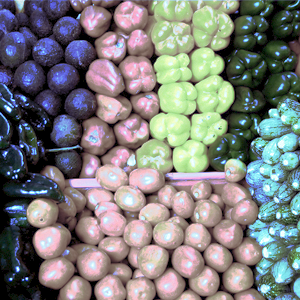
#> input picture imgs_read/0.bmp, 300 x 300 px
$ python -i fuzzy.py   (imports and definitions only)   (Python 2 division)
#> lines starting #> are read from the running program, lines starting #| are printed output that depends on the picture
#
#  fuzzy.py
#
#
#  Created by Jinmi Lee on 5/7/08.
#  Copyright (c) 2008 __MyCompanyName__. All rights reserved.
#

# Biblioteca para manipulacao de imagens.
import Image
# Biblioteca para manipulacao de matrizes.
import numpy
# Biblioteca para multiplicacao de matrizes.
from numpy.oldnumeric import matrixmultiply

# equalize
import ImageOps
import operator

import lmsrgb

class Fuzzy:
	""" Implementa tudo relacionado a fuzzy """

	debug = False
	x1 = 0
	x2 = 0
	cb = None

	def __init__(self, debug=False, protan=0, deutan=0, daltonico=0, normalidade=0):
		self.debug = debug

		if debug:
			print "Fuzzy inicializado"


		print "::Filtro::      Protan: " + str(protan)
		print "::Filtro::      Deutan: " + str(deutan)
		print "::Filtro::  Daltonismo: " + str(daltonico)
		print "::Filtro:: Normalidade: " + str(normalidade)

		#self.x1 = daltonico<protan?daltonico:protan
		if daltonico<protan:
			self.x1 = daltonico
		else:
			self.x1 = protan

		#self.x2 = daltonico<deutan?daltonico:deutan
		if daltonico<deutan:
			self.x2 = daltonico
		else:
			self.x2 = deutan


		# TODO: Verificar este grau
		if normalidade<(1-daltonico):
			self.x3 = normalidade
		else:
			self.x3 = 1-daltonico

		print "::Filtro:: -> x1:" + str(self.x1) + " x1:" + str(self.x1) + " x2:" + str(self.x2) + " x3:" + str(self.x3)
		try:
			self.xp = self.x1/(self.x1 + self.x2 + self.x3)
		except:
			self.xp = 1

		try:
			self.xd = self.x2/(self.x1 + self.x2 + self.x3)
		except:
			self.xd = 1

		try:
			self.xn = self.x3/(self.x1 + self.x2 + self.x3)
		except:
			self.xn = 1

		self.cb = None

	def callBackProgresso(self, func):
		self.cb = func

	def multiplicaProtan(self, img, lms=False):
		""" self.x1 * protan """

		if self.xp == 1:
			return img

		ic = img.getdata()
		banda_r = ic.getband(0)
		banda_g = ic.getband(1)
		banda_b = ic.getband(2)

		for i in range(banda_r.size[0]):
			for j in range(banda_r.size[1]):
				reportar_progresso(i, int((i*100)/banda_r.size[0]), self.debug, self.cb)

				r = banda_r.getpixel((i,j))
				g = banda_g.getpixel((i,j))
				b = banda_b.getpixel((i,j))

				if lms:
					x, y, z = rgb2lms(r, g, b)
				else:
					x, y, z = r, g, b

				x = x*self.xp
				y = y*self.xp
				z = z*self.xp

				if lms:
					x, y, z = lms2rgb(x, y, z)

				banda_r.putpixel((i,j), int(x))
				banda_g.putpixel((i,j), int(y))
				banda_b.putpixel((i,j), int(z))

		ic.putband(banda_r, 0)
		ic.putband(banda_g, 1)
		ic.putband(banda_b, 2)

		img.putdata(ic)

		return img

	# [171 lines left out: functions multiplicaDeutan, multiplicaNormal, soma, reportar_progresso, not called in this run]


>>> import cv2
>>> picture = cv2.imread('../imgs_read/0.bmp', cv2.IMREAD_GRAYSCALE)
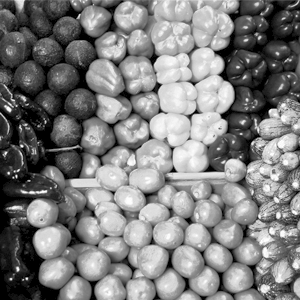
#> picture: shape (300, 300); min 0, max 254, mean 126.1
>>> result = Fuzzy().multiplicaProtan(picture)
